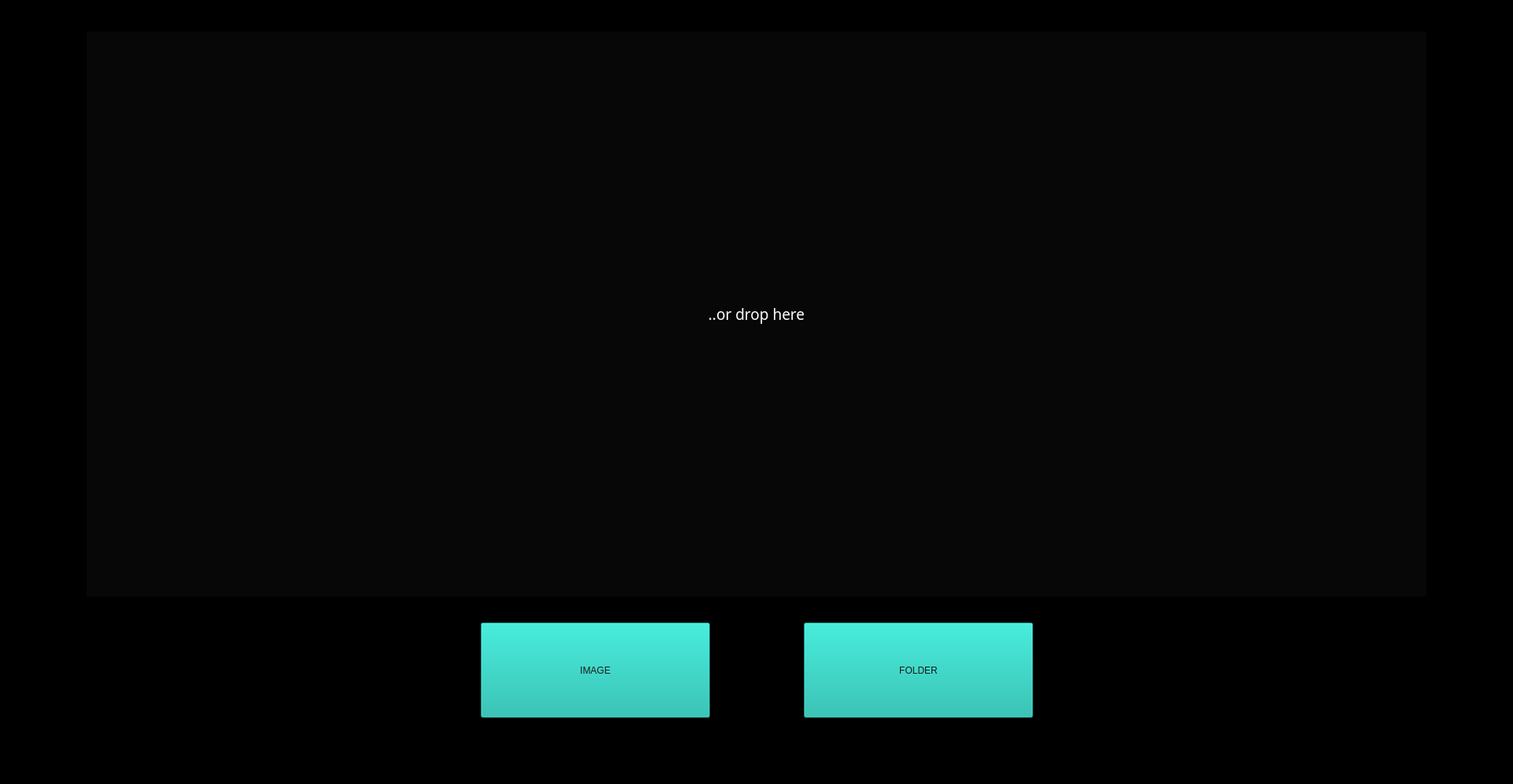
<?xml version="1.0" encoding="UTF-8"?>
<ui version="4.0">
 <class>MainWindow</class>
 <widget class="QMainWindow" name="MainWindow">
  <property name="geometry">
   <rect>
    <x>0</x>
    <y>0</y>
    <width>1920</width>
    <height>995</height>
   </rect>
  </property>
  <property name="minimumSize">
   <size>
    <width>1920</width>
    <height>995</height>
   </size>
  </property>
  <property name="maximumSize">
   <size>
    <width>1920</width>
    <height>995</height>
   </size>
  </property>
  <property name="baseSize">
   <size>
    <width>800</width>
    <height>500</height>
   </size>
  </property>
  <property name="font">
   <font>
    <pointsize>14</pointsize>
   </font>
  </property>
  <property name="windowTitle">
   <string>MainWindow</string>
  </property>
  <property name="styleSheet">
   <string notr="true">background-color: rgb(0, 0, 0);
color: rgb(255, 255, 255);</string>
  </property>
  <widget class="QWidget" name="centralwidget">
   <property name="minimumSize">
    <size>
     <width>800</width>
     <height>499</height>
    </size>
   </property>
   <widget class="QLabel" name="label_3">
    <property name="geometry">
     <rect>
      <x>11</x>
      <y>11</y>
      <width>16</width>
      <height>16</height>
     </rect>
    </property>
    <property name="text">
     <string/>
    </property>
   </widget>
   <widget class="QLabel" name="label">
    <property name="geometry">
     <rect>
      <x>110</x>
      <y>40</y>
      <width>1700</width>
      <height>717</height>
     </rect>
    </property>
    <property name="sizePolicy">
     <sizepolicy hsizetype="Expanding" vsizetype="Expanding">
      <horstretch>0</horstretch>
      <verstretch>0</verstretch>
     </sizepolicy>
    </property>
    <property name="minimumSize">
     <size>
      <width>1700</width>
      <height>717</height>
     </size>
    </property>
    <property name="maximumSize">
     <size>
      <width>1700</width>
      <height>717</height>
     </size>
    </property>
    <property name="baseSize">
     <size>
      <width>10</width>
      <height>10</height>
     </size>
    </property>
    <property name="font">
     <font>
      <family>Tw Cen MT</family>
      <pointsize>14</pointsize>
      <weight>9</weight>
      <italic>false</italic>
      <bold>false</bold>
     </font>
    </property>
    <property name="styleSheet">
     <string notr="true">background-color: rgb(7, 7, 7);
font: 75 14pt &quot;Tw Cen MT&quot;;</string>
    </property>
    <property name="text">
     <string>..or drop here</string>
    </property>
    <property name="alignment">
     <set>Qt::AlignCenter</set>
    </property>
    <property name="margin">
     <number>1</number>
    </property>
   </widget>
   <widget class="QPushButton" name="pushFolderButton">
    <property name="geometry">
     <rect>
      <x>1020</x>
      <y>790</y>
      <width>291</width>
      <height>121</height>
     </rect>
    </property>
    <property name="minimumSize">
     <size>
      <width>0</width>
      <height>0</height>
     </size>
    </property>
    <property name="styleSheet">
     <string notr="true">background-color: rgb(13, 183, 168);
font: 26pt &quot;Tw Cen MT&quot;;
color: rgb(27, 27, 27);</string>
    </property>
    <property name="text">
     <string>FOLDER</string>
    </property>
   </widget>
   <widget class="QPushButton" name="pushImageButton">
    <property name="geometry">
     <rect>
      <x>610</x>
      <y>790</y>
      <width>291</width>
      <height>121</height>
     </rect>
    </property>
    <property name="styleSheet">
     <string notr="true">background-color: rgb(13, 183, 168);
font:  26pt &quot;Tw Cen MT&quot;;
color: rgb(27, 27, 27);</string>
    </property>
    <property name="text">
     <string>IMAGE</string>
    </property>
   </widget>
   <widget class="QLabel" name="label_2">
    <property name="geometry">
     <rect>
      <x>0</x>
      <y>20</y>
      <width>1991</width>
      <height>951</height>
     </rect>
    </property>
    <property name="styleSheet">
     <string notr="true"/>
    </property>
    <property name="text">
     <string>&lt;html&gt;&lt;head/&gt;&lt;body&gt;&lt;p&gt;&lt;img src=&quot;:/wallpaper1.jpg&quot;/&gt;&lt;/p&gt;&lt;/body&gt;&lt;/html&gt;</string>
    </property>
   </widget>
   <zorder>label_2</zorder>
   <zorder>label_3</zorder>
   <zorder>pushFolderButton</zorder>
   <zorder>pushImageButton</zorder>
   <zorder>label</zorder>
  </widget>
  <widget class="QStatusBar" name="statusbar"/>
 </widget>
 <resources>
  <include location="backgr.qrc"/>
 </resources>
 <connections/>
</ui>
